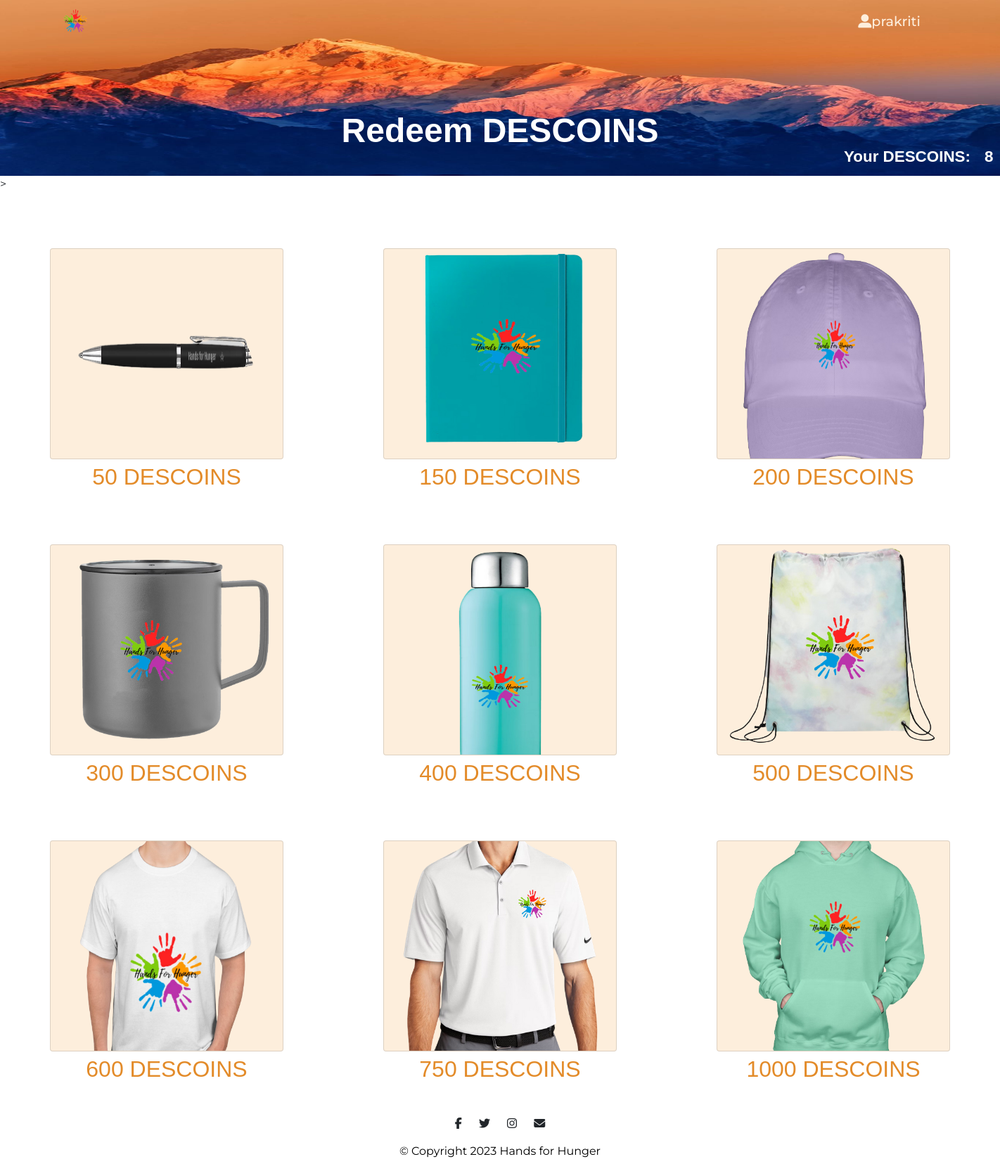
The app's page /redeem_points/ (signed in), older data.
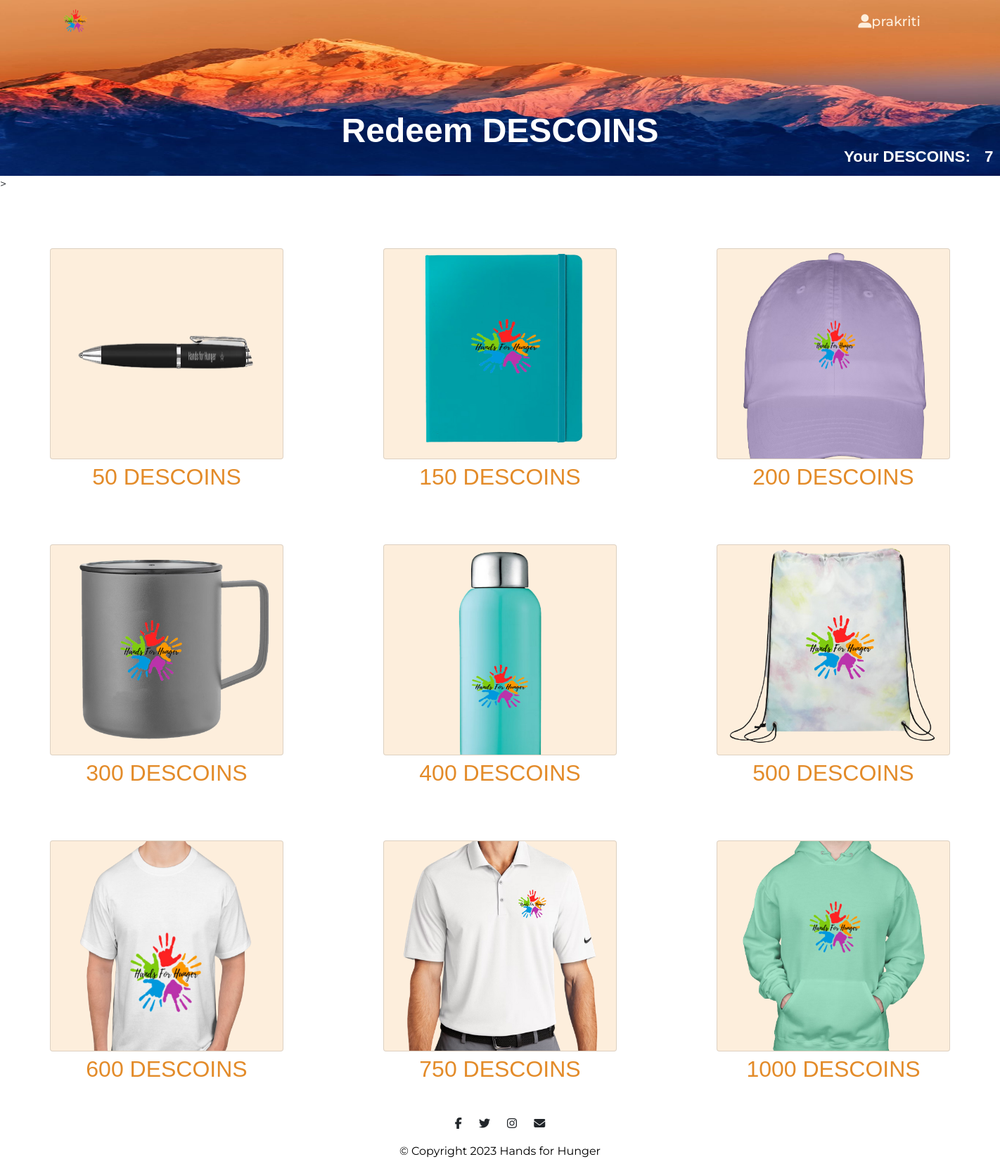
The same page, newer data.
### inventory/models.py (models this page shows, shortened)
class donor(AbstractUser):
    donor_name = models.CharField(max_length=MAX_LENGTH)
    email = models.EmailField(max_length=MAX_LENGTH)
    phone_no = models.CharField(max_length=SMALL_MAX_LENGTH)
    descoins = models.PositiveBigIntegerField(default=DONOR_DESCOINS)
    is_ngo = models.BooleanField(default=False)
    longitude = models.DecimalField(
        decimal_places=DECIMAL_MAX_LENGTH, max_digits=SMALL_MAX_LENGTH, null=True
    )
    latitude = models.DecimalField(
        decimal_places=DECIMAL_MAX_LENGTH, max_digits=SMALL_MAX_LENGTH, null=True
    )
    pincode = models.ForeignKey(pincode, on_delete=models.CASCADE, null=True)
    groups = models.ManyToManyField(Group, related_name=DONOR_GP)
    user_permissions = models.ManyToManyField(Permission, related_name=DONOR_PERMISSION)
    objects = DonorManager()

### inventory/views.py (the view, shortened to what this page needs)
# urls.py: path("redeem_points/", redeem_points, name="redeem_points"),
@login_required
def redeem_points(request):
    return render(request, "inventory/redeem_points.html")

### inventory/templates/inventory/redeem_points.html (shortened to what this page needs)
{% load static %}
<!DOCTYPE html>
<html>
<head>
    <link rel="stylesheet" href="https://cdn.jsdelivr.net/npm/bootstrap@4.6.2/dist/css/bootstrap.min.css"
>
    <link rel="stylesheet" href="{% static 'css/styles3.css' %}">
</head>
<body>
    <section id="title-img">
        <div class="title row row-2">
            <div class="parent col-lg-12">
                <div class="inside container-fluid">
                    <nav class="navbar navbar-expand-lg navbar-dark">
                        <img class="logo" src="/static/images/cr2.png" alt="logo" >
                        <div class="collapse navbar-collapse" id="navbarSupportedContent">
                            <ul class="navbar-nav ml-auto">
                                <li class="nav-item">
                                    <div class="dropdown">
                                        <button class="nav-link dropbtn"><i
                                                class='fas fa-user-alt'></i>{{user.username}}</button>
                                    </div>
                                </li>
                            </ul>
                        </div>
                    </nav>
                </div>
                <h2 class="name">Redeem DESCOINS</h2>
                <h4 class="prof">Your DESCOINS: </h4>
                <h4 class="addr">{{user.descoins}}</h4>
                <img class="image1 title-image" height="250px" src="/static/images/mountain.jpeg" alt="mountain-mockup">
            </div>
        </div>
    </section>
    <section id="middle">
       >
            <div class="container-right row row-1">
                <div class="column">
                    <img class="card" src="/static/images/pen.png" alt="money" style="width:100%">
                    <div class="imgb">
                        <button onclick="myFunction(50)" class="imgButton1">50 DESCOINS</button>
                    </div>
                </div>
                <div class="column">
                    <img class="card" src="/static/images/book.png" alt="money" style="width:100%">
                    <div class="imgb">
                        <button onclick="myFunction(150)" class="imgButton1">150 DESCOINS</button>
                    </div>
                </div>
                <div class="column">
                    <img class="card" src="/static/images/cap.png" alt="money" style="width:100%">
                    <div class="imgb">
                        <button onclick="myFunction(200)" class="imgButton1">200 DESCOINS</button>
                    </div>
                </div>
            </div>
            <div class="container-right row row-1">
                <div class="column">
                    <img class="card" src="/static/images/mug.png" alt="money" style="width:100%">
                    <div class="imgb">
                        <button onclick="myFunction(300)" class="imgButton1">300 DESCOINS</button>
                    </div>
                </div>
                <div class="column">
                    <img class="card" src="/static/images/bottle.png" alt="food" style="width:100%">
                    <div class="imgb">
                        <button onclick="myFunction(400)" class="imgButton1">400 DESCOINS</button>
                    </div>
                </div>
                <div class="column">
                    <img class="card" src="/static/images/stringbag.png" alt="food" style="width:100%">
                    <div class="imgb">
                        <button onclick="myFunction(500)" class="imgButton1">500 DESCOINS</button>
                    </div>
                </div>
            </div>
            <div class="container-right row row-1">
                <div class="column">
                    <img class="card" src="/static/images/shirt.png" alt="money" style="width:100%">
                    <div class="imgb">
                        <button onclick="myFunction(600)" class="imgButton1">600 DESCOINS</button>
                    </div>
                </div>
                <div class="column">
                    <img class="card" src="/static/images/polo.png" alt="money" style="width:100%">
                    <div class="imgb">
                        <button onclick="myFunction(750)" class="imgButton1">750 DESCOINS</button>
                    </div>
                </div>
                <div class="column">
                    <img class="card" src="/static/images/Hoodie.png" alt="money" style="width:100%">
                    <div class="imgb">
                        <button onclick="myFunction(1000)" class="imgButton1">1000 DESCOINS</button>
                    </div>
                </div>
            </div>
    </section>
    <form id="redeemForm" method="post" action="{% url 'redeem_points' %}">
        <button type="button" class="imgButton1" disabled></button>
    </form>
    <footer class="white-section" id="footer">
        <div class="container-fluid">
            <i class="social-icon fab fa-facebook-f"></i>
            <i class="social-icon fab fa-twitter"></i>
            <i class="social-icon fab fa-instagram"></i>
            <i class="social-icon fas fa-envelope"></i>
            <p>© Copyright 2023 Hands for Hunger</p>
        </div>
    </footer>
</body>

### auth1/static/css/styles3.css (style rules this page uses)
body { font-family: 'Montserrat' , sans-serif; }
.container-fluid { padding: 2% 5% 2%; }
h2 { font-family: 'Montserrat' , sans-serif; font-weight: bold; font-size: 3rem; line-height: 1.5; }
p { color: #000; }
#title-img { width: 100%; }
.title-image { position: relative; background-size: cover; background-position: center; width: 100%; z-index: 0; }
.inside { position: absolute; z-index: 1; }
.inside .dropbtn { background-color: transparent; }
.logo { width: 40px; }
.container-fluid { padding: 0% 5% 0%; }
.title { width: auto; background-color: #FDEEDC; height: 250px; }
.parent { position: relative; top: 0; left: 0; }
.image1 { position: relative; top: 0; left: 0; }
.name { font-weight: 700; color: #fff; font-family: Arial, Helvetica, sans-serif; position: absolute; top: 150px; text-align: center; z-index: 1; width: 100%; font-size: 3rem; }
.prof { font-weight: 600; color: #fff; font-size: 1.4rem; font-family: Arial, Helvetica, sans-serif; position: absolute; top: 210px; z-index: 1; text-align: center; left: 1200px; }
.addr { font-weight: 600; color: #fff; font-size: 1.4rem; font-family: Arial, Helvetica, sans-serif; position: absolute; top: 210px; z-index: 1; text-align: left; left: 1400px; }
.row { margin-left: 0%; margin-right: 0%; }
.col-lg-12 { padding-left: 0%; padding-right: 0%; }
h4 { font-size: 1.5rem; }
.column { flex: 33.33%; padding: 5%; padding-bottom: 0%; }
.card { height: 300px; width: 150px; background: #FDEEDC; background-image: none; }
.imgb { text-align: center; }
.imgButton1 { outline: none; border: none; text-align: center; color: #E38B29; border: none; font-family: Arial, Helvetica, sans-serif; font-weight: 500; font-size: 2rem; background-color: transparent; }
.dropbtn { color: white; padding-top: 8px; font-size: 16px; border: none; }
.dropdown { position: relative; display: inline-block; }
.nav-item { padding: 0 18px; }
.nav-link { font-family: 'Montserrat'; font-weight: 500; -webkit-text-fill-color: #FDEEDC; font-size: 1.2rem; }
#footer { text-align: center; background-color: #fff; }
.social-icon { margin: 20px 10px; }

Row changes from the older to the newer data that the page shows:
changed donor "prakriti": descoins "8" → "7"
